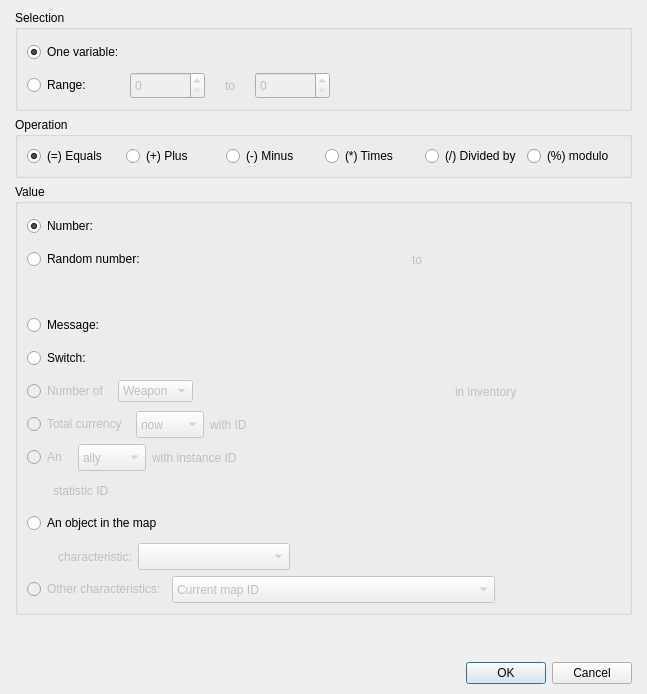
<?xml version="1.0" encoding="UTF-8"?>
<ui version="4.0">
 <class>DialogCommandChangeVariables</class>
 <widget class="QDialog" name="DialogCommandChangeVariables">
  <property name="geometry">
   <rect>
    <x>0</x>
    <y>0</y>
    <width>647</width>
    <height>694</height>
   </rect>
  </property>
  <property name="windowTitle">
   <string>Change variables</string>
  </property>
  <layout class="QGridLayout" name="gridLayout_4">
   <property name="leftMargin">
    <number>15</number>
   </property>
   <property name="topMargin">
    <number>10</number>
   </property>
   <property name="rightMargin">
    <number>15</number>
   </property>
   <property name="bottomMargin">
    <number>10</number>
   </property>
   <item row="0" column="0">
    <layout class="QVBoxLayout" name="verticalLayout" stretch="0,0,0,1,0">
     <item>
      <widget class="QGroupBox" name="groupBoxSelection">
       <property name="title">
        <string>Selection</string>
       </property>
       <layout class="QGridLayout" name="gridLayout_3">
        <item row="0" column="0">
         <layout class="QGridLayout" name="gridLayout_2">
          <item row="0" column="1" colspan="3">
           <widget class="WidgetVariable" name="widgetVariableOne" native="true">
            <property name="enabled">
             <bool>true</bool>
            </property>
            <property name="minimumSize">
             <size>
              <width>200</width>
              <height>27</height>
             </size>
            </property>
            <property name="maximumSize">
             <size>
              <width>200</width>
              <height>27</height>
             </size>
            </property>
           </widget>
          </item>
          <item row="0" column="4" rowspan="2">
           <spacer name="horizontalSpacer">
            <property name="orientation">
             <enum>Qt::Horizontal</enum>
            </property>
            <property name="sizeHint" stdset="0">
             <size>
              <width>40</width>
              <height>20</height>
             </size>
            </property>
           </spacer>
          </item>
          <item row="0" column="0">
           <widget class="QRadioButton" name="radioButtonOneVariable">
            <property name="text">
             <string>One variable:</string>
            </property>
            <property name="checked">
             <bool>true</bool>
            </property>
           </widget>
          </item>
          <item row="1" column="2" alignment="Qt::AlignHCenter">
           <widget class="QLabel" name="labelRange">
            <property name="enabled">
             <bool>false</bool>
            </property>
            <property name="text">
             <string>to</string>
            </property>
           </widget>
          </item>
          <item row="1" column="0">
           <widget class="QRadioButton" name="radioButtonRange">
            <property name="text">
             <string>Range:</string>
            </property>
           </widget>
          </item>
          <item row="1" column="3">
           <widget class="QSpinBox" name="spinBoxRange2">
            <property name="enabled">
             <bool>false</bool>
            </property>
            <property name="minimumSize">
             <size>
              <width>75</width>
              <height>27</height>
             </size>
            </property>
            <property name="maximumSize">
             <size>
              <width>60</width>
              <height>27</height>
             </size>
            </property>
           </widget>
          </item>
          <item row="1" column="1">
           <widget class="QSpinBox" name="spinBoxRange1">
            <property name="enabled">
             <bool>false</bool>
            </property>
            <property name="minimumSize">
             <size>
              <width>75</width>
              <height>27</height>
             </size>
            </property>
            <property name="maximumSize">
             <size>
              <width>60</width>
              <height>27</height>
             </size>
            </property>
           </widget>
          </item>
         </layout>
        </item>
       </layout>
      </widget>
     </item>
     <item>
      <widget class="QGroupBox" name="groupBoxOperation">
       <property name="title">
        <string>Operation</string>
       </property>
       <layout class="QGridLayout" name="gridLayout">
        <item row="0" column="0">
         <layout class="QHBoxLayout" name="horizontalLayout">
          <item>
           <widget class="QRadioButton" name="radioButtonEquals">
            <property name="text">
             <string>(=) Equals</string>
            </property>
            <property name="checked">
             <bool>true</bool>
            </property>
           </widget>
          </item>
          <item>
           <widget class="QRadioButton" name="radioButtonPlus">
            <property name="text">
             <string>(+) Plus</string>
            </property>
           </widget>
          </item>
          <item>
           <widget class="QRadioButton" name="radioButtonMinus">
            <property name="text">
             <string>(-) Minus</string>
            </property>
           </widget>
          </item>
          <item>
           <widget class="QRadioButton" name="radioButtonTimes">
            <property name="text">
             <string>(*) Times</string>
            </property>
           </widget>
          </item>
          <item>
           <widget class="QRadioButton" name="radioButtonDivided">
            <property name="text">
             <string>(/) Divided by</string>
            </property>
           </widget>
          </item>
          <item>
           <widget class="QRadioButton" name="radioButtonModulo">
            <property name="text">
             <string>(%) modulo</string>
            </property>
           </widget>
          </item>
         </layout>
        </item>
       </layout>
      </widget>
     </item>
     <item>
      <widget class="QGroupBox" name="groupBoxValue">
       <property name="minimumSize">
        <size>
         <width>0</width>
         <height>0</height>
        </size>
       </property>
       <property name="title">
        <string>Value</string>
       </property>
       <layout class="QGridLayout" name="gridLayout_8">
        <item row="0" column="0">
         <layout class="QVBoxLayout" name="verticalLayout_2">
          <item>
           <layout class="QGridLayout" name="gridLayout_5">
            <item row="2" column="1">
             <widget class="PanelPrimitiveValue" name="panelPrimitiveValueRandom2" native="true">
              <property name="enabled">
               <bool>false</bool>
              </property>
              <property name="minimumSize">
               <size>
                <width>250</width>
                <height>27</height>
               </size>
              </property>
              <property name="maximumSize">
               <size>
                <width>250</width>
                <height>27</height>
               </size>
              </property>
             </widget>
            </item>
            <item row="0" column="1">
             <widget class="PanelPrimitiveValue" name="panelPrimitiveValueNumber" native="true">
              <property name="minimumSize">
               <size>
                <width>250</width>
                <height>27</height>
               </size>
              </property>
              <property name="maximumSize">
               <size>
                <width>250</width>
                <height>27</height>
               </size>
              </property>
             </widget>
            </item>
            <item row="1" column="1">
             <widget class="PanelPrimitiveValue" name="panelPrimitiveValueRandom1" native="true">
              <property name="enabled">
               <bool>false</bool>
              </property>
              <property name="minimumSize">
               <size>
                <width>250</width>
                <height>27</height>
               </size>
              </property>
              <property name="maximumSize">
               <size>
                <width>250</width>
                <height>27</height>
               </size>
              </property>
             </widget>
            </item>
            <item row="1" column="2">
             <widget class="QLabel" name="labelRandom">
              <property name="enabled">
               <bool>false</bool>
              </property>
              <property name="text">
               <string>to</string>
              </property>
             </widget>
            </item>
            <item row="1" column="3">
             <spacer name="horizontalSpacer_4">
              <property name="orientation">
               <enum>Qt::Horizontal</enum>
              </property>
              <property name="sizeHint" stdset="0">
               <size>
                <width>178</width>
                <height>20</height>
               </size>
              </property>
             </spacer>
            </item>
            <item row="3" column="0">
             <widget class="QRadioButton" name="radioButtonMessage">
              <property name="text">
               <string>Message:</string>
              </property>
             </widget>
            </item>
            <item row="2" column="0">
             <spacer name="horizontalSpacer_5">
              <property name="orientation">
               <enum>Qt::Horizontal</enum>
              </property>
              <property name="sizeHint" stdset="0">
               <size>
                <width>78</width>
                <height>20</height>
               </size>
              </property>
             </spacer>
            </item>
            <item row="3" column="2" colspan="2">
             <spacer name="horizontalSpacer_13">
              <property name="orientation">
               <enum>Qt::Horizontal</enum>
              </property>
              <property name="sizeHint" stdset="0">
               <size>
                <width>40</width>
                <height>20</height>
               </size>
              </property>
             </spacer>
            </item>
            <item row="3" column="1">
             <widget class="PanelPrimitiveValue" name="panelPrimitiveMessage" native="true">
              <property name="enabled">
               <bool>false</bool>
              </property>
              <property name="minimumSize">
               <size>
                <width>250</width>
                <height>27</height>
               </size>
              </property>
              <property name="maximumSize">
               <size>
                <width>250</width>
                <height>27</height>
               </size>
              </property>
             </widget>
            </item>
            <item row="0" column="0">
             <widget class="QRadioButton" name="radioButtonNumber">
              <property name="text">
               <string>Number:</string>
              </property>
              <property name="checked">
               <bool>true</bool>
              </property>
             </widget>
            </item>
            <item row="0" column="2" colspan="2">
             <spacer name="horizontalSpacer_3">
              <property name="orientation">
               <enum>Qt::Horizontal</enum>
              </property>
              <property name="sizeHint" stdset="0">
               <size>
                <width>208</width>
                <height>20</height>
               </size>
              </property>
             </spacer>
            </item>
            <item row="2" column="2" colspan="2">
             <spacer name="horizontalSpacer_2">
              <property name="orientation">
               <enum>Qt::Horizontal</enum>
              </property>
              <property name="sizeHint" stdset="0">
               <size>
                <width>208</width>
                <height>20</height>
               </size>
              </property>
             </spacer>
            </item>
            <item row="1" column="0">
             <widget class="QRadioButton" name="radioButtonRandom">
              <property name="text">
               <string>Random number:</string>
              </property>
              <property name="checked">
               <bool>false</bool>
              </property>
             </widget>
            </item>
            <item row="4" column="0">
             <widget class="QRadioButton" name="radioButtonSwitch">
              <property name="text">
               <string>Switch:</string>
              </property>
             </widget>
            </item>
            <item row="4" column="2" colspan="2">
             <spacer name="horizontalSpacer_14">
              <property name="orientation">
               <enum>Qt::Horizontal</enum>
              </property>
              <property name="sizeHint" stdset="0">
               <size>
                <width>40</width>
                <height>20</height>
               </size>
              </property>
             </spacer>
            </item>
            <item row="4" column="1">
             <widget class="PanelPrimitiveValue" name="panelPrimitiveSwitch" native="true">
              <property name="enabled">
               <bool>false</bool>
              </property>
              <property name="minimumSize">
               <size>
                <width>250</width>
                <height>27</height>
               </size>
              </property>
              <property name="maximumSize">
               <size>
                <width>250</width>
                <height>27</height>
               </size>
              </property>
             </widget>
            </item>
           </layout>
          </item>
          <item>
           <layout class="QHBoxLayout" name="horizontalLayout_2">
            <item>
             <widget class="QRadioButton" name="radioButtonNumberItem">
              <property name="enabled">
               <bool>false</bool>
              </property>
              <property name="text">
               <string>Number of </string>
              </property>
              <property name="checked">
               <bool>false</bool>
              </property>
             </widget>
            </item>
            <item>
             <widget class="QComboBox" name="comboBox_5">
              <property name="enabled">
               <bool>false</bool>
              </property>
              <item>
               <property name="text">
                <string>Weapon</string>
               </property>
              </item>
              <item>
               <property name="text">
                <string>Armor</string>
               </property>
              </item>
              <item>
               <property name="text">
                <string>Item</string>
               </property>
              </item>
             </widget>
            </item>
            <item>
             <widget class="PanelPrimitiveValue" name="panelPrimitiveValueNumberItem" native="true">
              <property name="enabled">
               <bool>false</bool>
              </property>
              <property name="minimumSize">
               <size>
                <width>250</width>
                <height>27</height>
               </size>
              </property>
              <property name="maximumSize">
               <size>
                <width>250</width>
                <height>27</height>
               </size>
              </property>
             </widget>
            </item>
            <item>
             <widget class="QLabel" name="label">
              <property name="enabled">
               <bool>false</bool>
              </property>
              <property name="text">
               <string>in inventory</string>
              </property>
             </widget>
            </item>
            <item>
             <spacer name="horizontalSpacer_6">
              <property name="orientation">
               <enum>Qt::Horizontal</enum>
              </property>
              <property name="sizeHint" stdset="0">
               <size>
                <width>18</width>
                <height>20</height>
               </size>
              </property>
             </spacer>
            </item>
           </layout>
          </item>
          <item>
           <layout class="QHBoxLayout" name="horizontalLayout_3">
            <item>
             <widget class="QRadioButton" name="radioButtonNumberItem_2">
              <property name="enabled">
               <bool>false</bool>
              </property>
              <property name="text">
               <string>Total currency </string>
              </property>
              <property name="checked">
               <bool>false</bool>
              </property>
             </widget>
            </item>
            <item>
             <widget class="QComboBox" name="comboBox_4">
              <property name="enabled">
               <bool>false</bool>
              </property>
              <property name="minimumSize">
               <size>
                <width>0</width>
                <height>27</height>
               </size>
              </property>
              <property name="maximumSize">
               <size>
                <width>16777215</width>
                <height>27</height>
               </size>
              </property>
              <item>
               <property name="text">
                <string>now</string>
               </property>
              </item>
              <item>
               <property name="text">
                <string>earned</string>
               </property>
              </item>
              <item>
               <property name="text">
                <string>used</string>
               </property>
              </item>
             </widget>
            </item>
            <item>
             <widget class="QLabel" name="label_5">
              <property name="enabled">
               <bool>false</bool>
              </property>
              <property name="text">
               <string>with ID</string>
              </property>
             </widget>
            </item>
            <item>
             <widget class="PanelPrimitiveValue" name="panelPrimitiveValueTotalCurrency" native="true">
              <property name="enabled">
               <bool>false</bool>
              </property>
              <property name="minimumSize">
               <size>
                <width>250</width>
                <height>27</height>
               </size>
              </property>
              <property name="maximumSize">
               <size>
                <width>250</width>
                <height>27</height>
               </size>
              </property>
             </widget>
            </item>
            <item>
             <spacer name="horizontalSpacer_12">
              <property name="orientation">
               <enum>Qt::Horizontal</enum>
              </property>
              <property name="sizeHint" stdset="0">
               <size>
                <width>38</width>
                <height>20</height>
               </size>
              </property>
             </spacer>
            </item>
           </layout>
          </item>
          <item>
           <layout class="QGridLayout" name="gridLayout_6">
            <item row="0" column="0" colspan="2">
             <widget class="QRadioButton" name="radioButtonNumberStat">
              <property name="enabled">
               <bool>false</bool>
              </property>
              <property name="text">
               <string>An </string>
              </property>
              <property name="checked">
               <bool>false</bool>
              </property>
             </widget>
            </item>
            <item row="0" column="2" colspan="2">
             <widget class="QComboBox" name="comboBox">
              <property name="enabled">
               <bool>false</bool>
              </property>
              <property name="minimumSize">
               <size>
                <width>0</width>
                <height>27</height>
               </size>
              </property>
              <property name="maximumSize">
               <size>
                <width>16777215</width>
                <height>27</height>
               </size>
              </property>
              <item>
               <property name="text">
                <string>ally</string>
               </property>
              </item>
              <item>
               <property name="text">
                <string>enemy</string>
               </property>
              </item>
             </widget>
            </item>
            <item row="0" column="4">
             <widget class="QLabel" name="label_3">
              <property name="enabled">
               <bool>false</bool>
              </property>
              <property name="text">
               <string>with instance ID</string>
              </property>
             </widget>
            </item>
            <item row="0" column="5" colspan="2">
             <widget class="PanelPrimitiveValue" name="panelPrimitiveValueInstanceID" native="true">
              <property name="enabled">
               <bool>false</bool>
              </property>
              <property name="minimumSize">
               <size>
                <width>250</width>
                <height>27</height>
               </size>
              </property>
              <property name="maximumSize">
               <size>
                <width>250</width>
                <height>27</height>
               </size>
              </property>
             </widget>
            </item>
            <item row="0" column="7">
             <spacer name="horizontalSpacer_7">
              <property name="orientation">
               <enum>Qt::Horizontal</enum>
              </property>
              <property name="sizeHint" stdset="0">
               <size>
                <width>38</width>
                <height>20</height>
               </size>
              </property>
             </spacer>
            </item>
            <item row="1" column="0">
             <spacer name="verticalSpacer_2">
              <property name="orientation">
               <enum>Qt::Vertical</enum>
              </property>
              <property name="sizeHint" stdset="0">
               <size>
                <width>20</width>
                <height>27</height>
               </size>
              </property>
             </spacer>
            </item>
            <item row="1" column="1" colspan="2">
             <widget class="QLabel" name="label_2">
              <property name="enabled">
               <bool>false</bool>
              </property>
              <property name="text">
               <string>statistic ID</string>
              </property>
             </widget>
            </item>
            <item row="1" column="3" colspan="3">
             <widget class="PanelPrimitiveValue" name="panelPrimitiveValueStatisticID" native="true">
              <property name="enabled">
               <bool>false</bool>
              </property>
              <property name="minimumSize">
               <size>
                <width>250</width>
                <height>27</height>
               </size>
              </property>
              <property name="maximumSize">
               <size>
                <width>250</width>
                <height>27</height>
               </size>
              </property>
             </widget>
            </item>
            <item row="1" column="6" colspan="2">
             <spacer name="horizontalSpacer_8">
              <property name="orientation">
               <enum>Qt::Horizontal</enum>
              </property>
              <property name="sizeHint" stdset="0">
               <size>
                <width>208</width>
                <height>20</height>
               </size>
              </property>
             </spacer>
            </item>
           </layout>
          </item>
          <item>
           <layout class="QGridLayout" name="gridLayout_7">
            <item row="0" column="0" colspan="3">
             <widget class="QRadioButton" name="radioButtonObjectInMap">
              <property name="enabled">
               <bool>true</bool>
              </property>
              <property name="text">
               <string>An object in the map</string>
              </property>
              <property name="checked">
               <bool>false</bool>
              </property>
             </widget>
            </item>
            <item row="0" column="3" colspan="2">
             <widget class="PanelPrimitiveValue" name="panelPrimitiveValueObjectsMap" native="true">
              <property name="enabled">
               <bool>false</bool>
              </property>
              <property name="minimumSize">
               <size>
                <width>250</width>
                <height>27</height>
               </size>
              </property>
              <property name="maximumSize">
               <size>
                <width>250</width>
                <height>27</height>
               </size>
              </property>
             </widget>
            </item>
            <item row="0" column="5">
             <spacer name="horizontalSpacer_9">
              <property name="orientation">
               <enum>Qt::Horizontal</enum>
              </property>
              <property name="sizeHint" stdset="0">
               <size>
                <width>108</width>
                <height>20</height>
               </size>
              </property>
             </spacer>
            </item>
            <item row="1" column="0">
             <spacer name="verticalSpacer_3">
              <property name="orientation">
               <enum>Qt::Vertical</enum>
              </property>
              <property name="sizeHint" stdset="0">
               <size>
                <width>20</width>
                <height>27</height>
               </size>
              </property>
             </spacer>
            </item>
            <item row="1" column="1">
             <widget class="QLabel" name="labelObjectMapCharacteristic">
              <property name="enabled">
               <bool>false</bool>
              </property>
              <property name="text">
               <string>characteristic:</string>
              </property>
             </widget>
            </item>
            <item row="1" column="2" colspan="2">
             <widget class="QComboBox" name="comboBoxObjectMapCharacteristics">
              <property name="enabled">
               <bool>false</bool>
              </property>
              <property name="minimumSize">
               <size>
                <width>0</width>
                <height>27</height>
               </size>
              </property>
              <property name="maximumSize">
               <size>
                <width>16777215</width>
                <height>27</height>
               </size>
              </property>
             </widget>
            </item>
            <item row="1" column="4" colspan="2">
             <spacer name="horizontalSpacer_10">
              <property name="orientation">
               <enum>Qt::Horizontal</enum>
              </property>
              <property name="sizeHint" stdset="0">
               <size>
                <width>278</width>
                <height>20</height>
               </size>
              </property>
             </spacer>
            </item>
           </layout>
          </item>
          <item>
           <layout class="QHBoxLayout" name="horizontalLayout_4" stretch="0,0,1">
            <item>
             <widget class="QRadioButton" name="radioButtonNumberStat_3">
              <property name="enabled">
               <bool>false</bool>
              </property>
              <property name="text">
               <string>Other characteristics:</string>
              </property>
              <property name="checked">
               <bool>false</bool>
              </property>
             </widget>
            </item>
            <item>
             <widget class="QComboBox" name="comboBox_3">
              <property name="enabled">
               <bool>false</bool>
              </property>
              <property name="minimumSize">
               <size>
                <width>0</width>
                <height>27</height>
               </size>
              </property>
              <property name="maximumSize">
               <size>
                <width>16777215</width>
                <height>27</height>
               </size>
              </property>
              <item>
               <property name="text">
                <string>Current map ID</string>
               </property>
              </item>
              <item>
               <property name="text">
                <string>Number in team</string>
               </property>
              </item>
              <item>
               <property name="text">
                <string>Total number of steps</string>
               </property>
              </item>
              <item>
               <property name="text">
                <string>Total number of seconds</string>
               </property>
              </item>
              <item>
               <property name="text">
                <string>Total number saves done</string>
               </property>
              </item>
              <item>
               <property name="text">
                <string>Total number of battles</string>
               </property>
              </item>
              <item>
               <property name="text">
                <string>Camera X position</string>
               </property>
              </item>
              <item>
               <property name="text">
                <string>Camera Y position</string>
               </property>
              </item>
              <item>
               <property name="text">
                <string>Camera Z position</string>
               </property>
              </item>
              <item>
               <property name="text">
                <string>Total seconds played of the current music </string>
               </property>
              </item>
              <item>
               <property name="text">
                <string>Total seconds played of the current background music </string>
               </property>
              </item>
             </widget>
            </item>
            <item>
             <spacer name="horizontalSpacer_11">
              <property name="orientation">
               <enum>Qt::Horizontal</enum>
              </property>
              <property name="sizeHint" stdset="0">
               <size>
                <width>48</width>
                <height>20</height>
               </size>
              </property>
             </spacer>
            </item>
           </layout>
          </item>
         </layout>
        </item>
       </layout>
      </widget>
     </item>
     <item>
      <spacer name="verticalSpacer">
       <property name="orientation">
        <enum>Qt::Vertical</enum>
       </property>
       <property name="sizeHint" stdset="0">
        <size>
         <width>20</width>
         <height>40</height>
        </size>
       </property>
      </spacer>
     </item>
     <item>
      <widget class="QDialogButtonBox" name="buttonBox">
       <property name="orientation">
        <enum>Qt::Horizontal</enum>
       </property>
       <property name="standardButtons">
        <set>QDialogButtonBox::Cancel|QDialogButtonBox::Ok</set>
       </property>
      </widget>
     </item>
    </layout>
   </item>
  </layout>
 </widget>
 <customwidgets>
  <customwidget>
   <class>PanelPrimitiveValue</class>
   <extends>QWidget</extends>
   <header>panelprimitivevalue.h</header>
   <container>1</container>
  </customwidget>
  <customwidget>
   <class>WidgetVariable</class>
   <extends>QWidget</extends>
   <header>widgetvariable.h</header>
   <container>1</container>
  </customwidget>
 </customwidgets>
 <resources/>
 <connections>
  <connection>
   <sender>buttonBox</sender>
   <signal>accepted()</signal>
   <receiver>DialogCommandChangeVariables</receiver>
   <slot>accept()</slot>
   <hints>
    <hint type="sourcelabel">
     <x>264</x>
     <y>456</y>
    </hint>
    <hint type="destinationlabel">
     <x>157</x>
     <y>274</y>
    </hint>
   </hints>
  </connection>
  <connection>
   <sender>buttonBox</sender>
   <signal>rejected()</signal>
   <receiver>DialogCommandChangeVariables</receiver>
   <slot>reject()</slot>
   <hints>
    <hint type="sourcelabel">
     <x>332</x>
     <y>456</y>
    </hint>
    <hint type="destinationlabel">
     <x>286</x>
     <y>274</y>
    </hint>
   </hints>
  </connection>
 </connections>
</ui>
